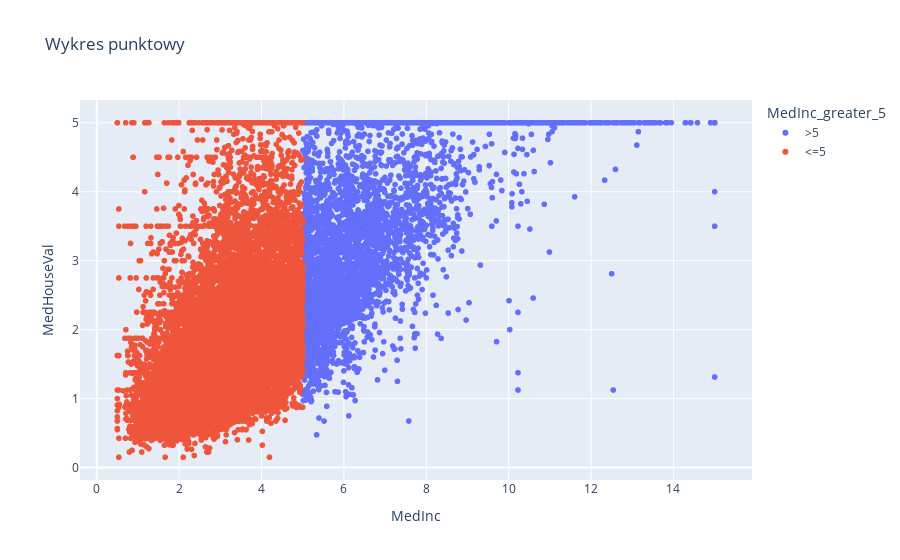

Here is the notebook cell this chart was saved with:
### Markdown cell above
Bardzo często podczas pracy z danymi chcemy mieć możliwość pracy interaktywnej z naszymi danymi - w tym przypadku bardzo pomocny jest pakiet ```plotly```.

### Code cell
# Wizualizacja - plotly
fig = px.scatter(data_frame=housing, x='MedInc', y='MedHouseVal', color='MedInc_greater_5', title='Wykres punktowy')
fig.show()

### Figure 1 — Plotly figure (JSON) as saved in the notebook; plotly's stock layout.template omitted (floating-point values rounded to 4 significant figures; data arrays with more than 128 entries replaced by an {"elided": "..."} marker saying what was removed)
{"data": [{"hovertemplate": "MedInc_greater_5=>5<br>MedInc=%{x}<br>MedHouseVal=%{y}<extra></extra>", "legendgroup": ">5", "marker": {"color": "#636efa", "symbol": "circle"}, "mode": "markers", "name": ">5", "showlegend": true, "type": "scattergl", "x": {"elided": "4489 float values"}, "xaxis": "x", "y": {"elided": "4489 float values"}, "yaxis": "y"}, {"hovertemplate": "MedInc_greater_5=<=5<br>MedInc=%{x}<br>MedHouseVal=%{y}<extra></extra>", "legendgroup": "<=5", "marker": {"color": "#EF553B", "symbol": "circle"}, "mode": "markers", "name": "<=5", "showlegend": true, "type": "scattergl", "x": {"elided": "16151 float values"}, "xaxis": "x", "y": {"elided": "16151 float values"}, "yaxis": "y"}], "layout": {"legend": {"title": {"text": "MedInc_greater_5"}, "tracegroupgap": 0}, "title": {"text": "Wykres punktowy"}, "xaxis": {"anchor": "y", "domain": [0, 1], "title": {"text": "MedInc"}}, "yaxis": {"anchor": "x", "domain": [0, 1], "title": {"text": "MedHouseVal"}}}}
